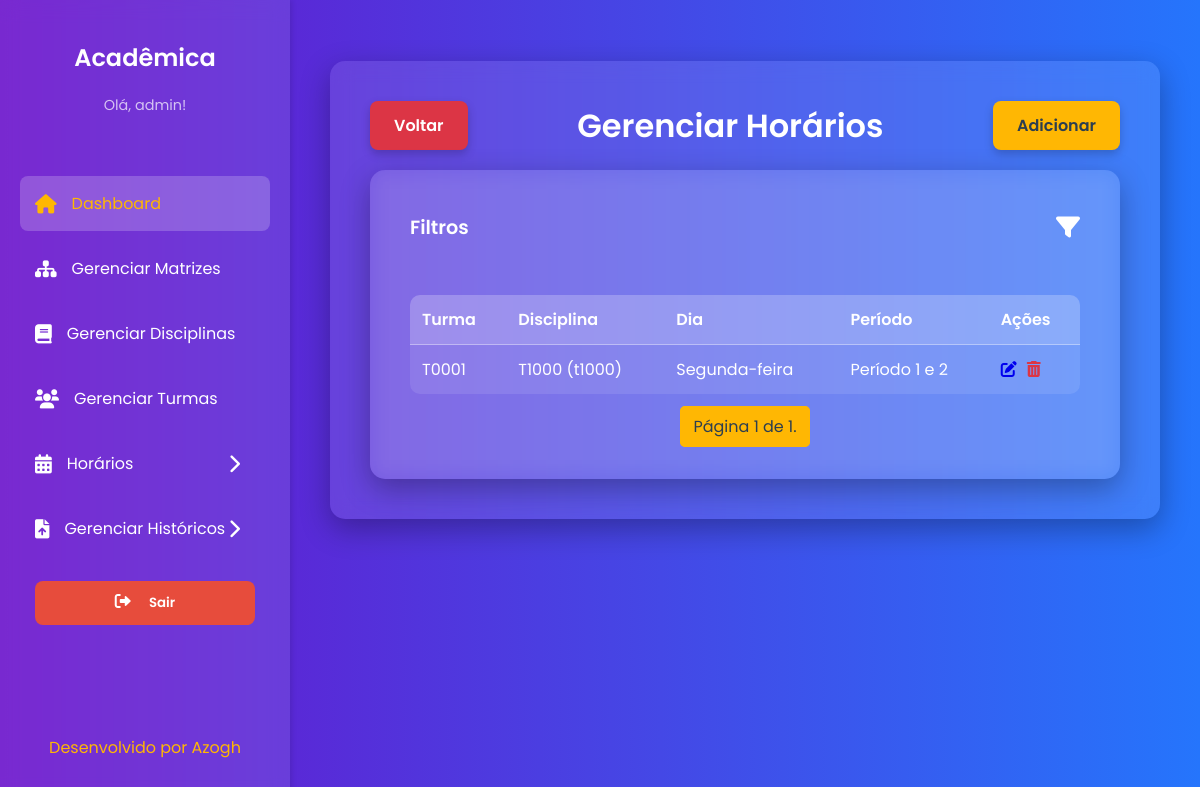
Page /horarios/ (signed in) on the earlier database version.
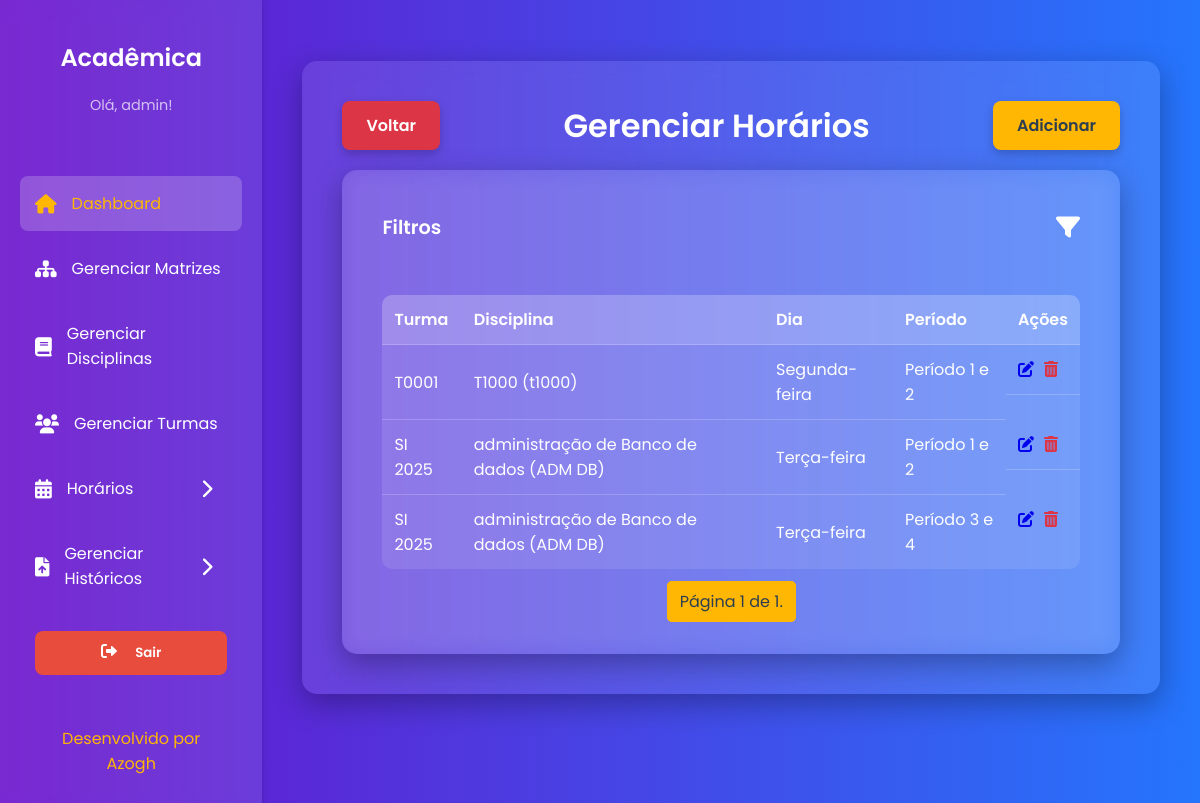
Same page on the later database version.
### core/models.py (models this page shows, shortened)
class Usuario(AbstractUser):
    gestao_inicio = models.DateField(
        null=True,
        blank=True,
        verbose_name="Início da Gestão"
    )
    portaria = models.CharField(
        max_length=15,
        null=True,
        blank=True,
        verbose_name="Número da Portaria"
    )
    groups = models.ManyToManyField(
        'auth.Group',
        related_name='core_usuarios',
        blank=True,
        help_text='The groups this user belongs to. A user will get all permissions granted to each of their groups.',
        related_query_name='core_usuario',
        verbose_name="Grupos de Usuário"
    )
    user_permissions = models.ManyToManyField(
        'auth.Permission',
        related_name='core_usuarios',
        blank=True,
        help_text='Specific permissions for this user.',
        related_query_name='core_usuario',
        verbose_name="Permissões de Usuário"
    )
    class Meta:
        db_table = 'USUARIO'
        verbose_name = "Usuário"
        verbose_name_plural = "Usuários"

class Horario(models.Model):
    DIA_CHOICES = [
        ('SEG', 'Segunda-feira'),
        ('TER', 'Terça-feira'),
        ('QUA', 'Quarta-feira'),
        ('QUI', 'Quinta-feira'),
        ('SEX', 'Sexta-feira'),
    ]
    PERIODO_CHOICES = [
        ('1-2', 'Período 1 e 2'),
        ('3-4', 'Período 3 e 4'),
    ]
    dia_semana = models.CharField(max_length=3, choices=DIA_CHOICES, verbose_name="Dia da Semana")
    periodo = models.CharField(max_length=3, choices=PERIODO_CHOICES, verbose_name="Período")
    turma = models.ForeignKey(Turma, on_delete=models.CASCADE, verbose_name="Turma")
    disciplina = models.ForeignKey(Disciplinas, on_delete=models.CASCADE, verbose_name="Disciplina")
    usuario = models.ForeignKey(
        Usuario,
        on_delete=models.CASCADE,
        verbose_name="Criado por"
    )
    class Meta:
        db_table = 'HORARIO'
        unique_together = ('turma', 'dia_semana', 'periodo', 'disciplina')
        verbose_name = "Horário"
        verbose_name_plural = "Horários"

class Turma(models.Model):
    nome = models.CharField(max_length=45)
    ano_ingresso = models.IntegerField(verbose_name="Ano de Ingresso")
    usuario = models.ForeignKey(
        Usuario,
        on_delete=models.CASCADE,
        verbose_name="Criado por"
    )
    class Meta:
        db_table = 'TURMA'
        verbose_name = "Turma"
        verbose_name_plural = "Turmas"

class Disciplinas(models.Model):
    nome = models.CharField(max_length=100)
    sigla = models.CharField(max_length=10)
    ch = models.IntegerField(verbose_name="Carga Horária")
    semestre = models.PositiveSmallIntegerField()
    codigo = models.CharField(max_length=10)
    matriz_curricular = models.ForeignKey(
        MatrizCurricular,
        on_delete=models.CASCADE,
        verbose_name="Matriz Curricular"
    )
    usuario = models.ForeignKey(
        Usuario,
        on_delete=models.CASCADE,
        verbose_name="Criado por"
    )
    pre_requisitos = models.ManyToManyField(
        'self',
        symmetrical=False,
        blank=True,
        verbose_name="Pré-requisitos"
    )
    class Meta:
        db_table = 'DISCIPLINAS'
        verbose_name = "Disciplina"
        verbose_name_plural = "Disciplinas"

### core/views.py (the view)
# urls.py: path('horarios/', views.listar_horarios, name='listar_horarios'),
@login_required
def listar_horarios(request):
    horarios_list = Horario.objects.all().order_by('turma', 'dia_semana', 'periodo')
    turma_id = request.GET.get('turma')
    disciplina_id = request.GET.get('disciplina')
    dia_semana = request.GET.get('dia_semana')
    periodo = request.GET.get('periodo')
    if turma_id:
        horarios_list = horarios_list.filter(turma__pk=turma_id)
    if disciplina_id:
        horarios_list = horarios_list.filter(disciplina__pk=disciplina_id)
    if dia_semana:
        horarios_list = horarios_list.filter(dia_semana=dia_semana)
    if periodo:
        horarios_list = horarios_list.filter(periodo=periodo)
    turmas_disponiveis = Turma.objects.all()
    disciplinas_disponiveis = Disciplinas.objects.all()
    paginator = Paginator(horarios_list, 20)
    page = request.GET.get('page')
    try:
        horarios = paginator.page(page)
    except PageNotAnInteger:
        horarios = paginator.page(1)
    except EmptyPage:
        horarios = paginator.page(paginator.num_pages)
    return render(request, 'core/horarios/listar_horarios.html', {
        'horarios': horarios,
        'turmas_disponiveis': turmas_disponiveis,
        'disciplinas_disponiveis': disciplinas_disponiveis,
        'dia_semana_choices': Horario.DIA_CHOICES,
        'periodo_choices': Horario.PERIODO_CHOICES,
    })

### core/templates/core/horarios/listar_horarios.html (shortened to what this page needs)
{% extends 'core/base.html' %}
{% load static %}
{% block content %}
    <div style="display: flex; justify-content: space-between; align-items: center; margin-bottom: 20px;">
        <a href="{% url 'painel' %}" class="cancel-button">Voltar</a>
        <h1 style="margin: 0; text-align: center; flex-grow: 1;">Gerenciar Horários</h1>
        <a href="{% url 'adicionar_horario' %}" class="cta-button">Adicionar</a>
    </div>
    <div class="content-card">
        <div style="display: flex; justify-content: space-between; align-items: center; padding-bottom: 20px;">
            <h2 style="margin: 0; font-size: 1.2em;">Filtros</h2>
            <a href="#" id="filter-toggle" style="font-size: 1.5em; color: var(--text-color);"><i class="fas fa-filter"></i></a>
        </div>
        <table style="margin-top: 30px;">
            <thead>
                <tr>
                    <th>Turma</th>
                    <th>Disciplina</th>
                    <th>Dia</th>
                    <th>Período</th>
                    <th>Ações</th>
                </tr>
            </thead>
            <tbody>
                {% for horario in horarios %}
                <tr>
                    <td>{{ horario.turma.nome }}</td>
                    <td>{{ horario.disciplina.nome }} ({{ horario.disciplina.sigla }})</td>
                    <td>{{ horario.get_dia_semana_display }}</td>
                    <td>{{ horario.get_periodo_display }}</td>
                    <td style="display: flex; gap: 10px;">
                        <a href="{% url 'editar_horario' horario.pk %}"><i class="fas fa-pen-to-square"></i></a>
                        <a href="{% url 'excluir_horario' horario.pk %}" style="color: #dc3545;"><i class="fas fa-trash-can"></i></a>
                    </td>
                </tr>
                {% empty %}
                <tr>
                    <td colspan="5">Nenhum horário encontrado.</td>
                </tr>
                {% endfor %}
            </tbody>
        </table>
        <div class="pagination">
            <span class="step-links">
                <span class="current">
                    Página {{ horarios.number }} de {{ horarios.paginator.num_pages }}.
                </span>
            </span>
        </div>
    </div>
{% endblock %}

### core/templates/core/base.html (shortened to what this page needs)
{% load static %}
<!DOCTYPE html>
<html lang="pt-br">
<head>
    <link rel="stylesheet" href="https://cdnjs.cloudflare.com/ajax/libs/font-awesome/6.0.0-beta3/css/all.min.css">
</head>
<body>
    <div class="dashboard-container">
        <aside class="sidebar">
            <div class="sidebar-header">
                <h2>Acadêmica</h2>
                <p>Olá, {{ user.username }}!</p>
            </div>
            <nav class="sidebar-nav">
                <ul>
                    <li><a href="{% url 'painel' %}" class="active"><i class="fas fa-home"></i> Dashboard</a></li>
                    <li><a href="{% url 'listar_matrizes' %}"><i class="fas fa-sitemap"></i> Gerenciar Matrizes</a></li>
                    <li><a href="{% url 'listar_disciplinas' %}"><i class="fas fa-book"></i> Gerenciar Disciplinas</a></li>
                    <li><a href="{% url 'listar_turmas' %}"><i class="fas fa-users"></i> Gerenciar Turmas</a></li>
                    <li class="dropdown-container">
                        <a href="#" id="horarios-dropdown-toggle" class="dropdown-toggle">
                            <i class="fas fa-calendar-alt"></i>
                            <span>Horários</span>
                            <i class="fas fa-chevron-right arrow"></i>
                        </a>
                    </li>
                    <li class="dropdown-container">
                        <a href="#" id="historicos-dropdown-toggle" class="dropdown-toggle">
                            <i class="fas fa-file-upload"></i>
                            <span>Gerenciar Históricos</span>
                            <i class="fas fa-chevron-right arrow"></i>
                        </a>
                    </li>
                    <li><a href="{% url 'logout' %}" style="text-decoration: none; display: block; margin-bottom: 15px;">
            <button type="button" style="
                width: 100%;
                background-color: #e74c3c;
                color: white;
                border: none;
                padding: 12px;
                border-radius: 8px;
                cursor: pointer;
                font-weight: 600;
                transition: background 0.3s;
                font-family: 'Poppins', sans-serif;">
                <i class="fas fa-sign-out-alt"></i> Sair
            </button>
        </a></li>
                </ul>
            </nav>
            <div class="footer">
                <a href="#">Desenvolvido por Azogh</a>
            </div>
        </aside>
        <main class="main-content">
            <div class="header">
            </div>
            <div class="content-card">
                {% block content %}{% endblock %}
            </div>
        </main>
    </div>
</body>
</html>

### core/templates/core/base.html (style rules this page uses)
:root { --primary-color-dark: #6a11cb; --primary-color-light: #2575fc; --accent-color: #ffb703; --accent-color-hover: #fb8500; --text-color: #fff; --container-bg: rgba(255, 255, 255, 0.1); }
body { font-family: 'Poppins', sans-serif; background: linear-gradient(to right, var(--primary-color-dark), var(--primary-color-light)); color: var(--text-color); margin: 0; padding: 0; min-height: 100vh; box-sizing: border-box; }
.dashboard-container { display: flex; min-height: 100vh; }
.sidebar { width: 250px; background-color: rgba(255, 255, 255, 0.1); backdrop-filter: blur(10px); padding: 20px; box-shadow: 2px 0 5px rgba(0, 0, 0, 0.1); display: flex; flex-direction: column; transition: transform 0.3s ease; }
.sidebar-header { text-align: center; margin-bottom: 30px; }
.sidebar-header h2 { font-size: 1.5em; font-weight: 600; }
.sidebar-header p { font-size: 0.9em; color: rgba(255, 255, 255, 0.7); }
.sidebar-nav ul { list-style: none; padding: 0; }
.sidebar-nav a { display: flex; align-items: center; color: #fff; text-decoration: none; padding: 15px; margin-bottom: 10px; border-radius: 8px; transition: all 0.3s ease; font-weight: 400; }
.sidebar-nav a i { margin-right: 15px; font-size: 1.2em; }
.sidebar-nav a:hover, .sidebar-nav a.active { background-color: rgba(255, 255, 255, 0.2); color: #ffb703; }
.dropdown-container { position: relative; }
.dropdown-toggle { display: flex; align-items: center; color: #fff; text-decoration: none; padding: 15px; margin-bottom: 10px; border-radius: 8px; transition: all 0.3s ease; font-weight: 400; cursor: pointer; }
.dropdown-toggle i { margin-right: 15px; font-size: 1.2em; }
.dropdown-toggle .arrow { margin-left: auto; transition: transform 0.3s ease; }
.footer { margin-top: auto; text-align: center; padding: 20px; }
.footer a { color: #ffb703; text-decoration: none; font-size: 1em; transition: color 0.3s ease; }
.main-content { flex-grow: 1; padding: 40px; display: flex; flex-direction: column; }
.content-card { background-color: rgba(255, 255, 255, 0.1); backdrop-filter: blur(10px); padding: 40px; border-radius: 15px; box-shadow: 0 10px 30px rgba(0, 0, 0, 0.3); }
h1, h2 { font-weight: 600; }
.cta-button, .cancel-button, .delete-button { display: inline-block; padding: 12px 24px; background-color: var(--accent-color); color: #2c3e50; text-decoration: none; border-radius: 8px; font-weight: 600; transition: all 0.3s ease; box-shadow: 0 4px 10px rgba(0, 0, 0, 0.2); text-align: center; cursor: pointer; border: none; font-family: 'Poppins', sans-serif; }
.cancel-button { background-color: #dc3545; color: #fff; }
table { width: 100%; border-collapse: collapse; margin-top: 20px; background-color: rgba(255, 255, 255, 0.1); border-radius: 10px; overflow: hidden; }
th, td { padding: 12px; text-align: left; border-bottom: 1px solid rgba(255, 255, 255, 0.2); }
th { font-weight: 600; background-color: rgba(255, 255, 255, 0.15); }
tr:last-child td { border-bottom: none; }
.pagination { display: flex; justify-content: center; margin-top: 20px; gap: 10px; }
.pagination a, .pagination .current { padding: 8px 12px; border: 1px solid var(--accent-color); border-radius: 5px; color: var(--accent-color); transition: all 0.3s ease; }
.pagination .current { background-color: var(--accent-color); color: #2c3e50; cursor: default; }

Differences in the rows shown:
added Horario: turma.nome "SI 2025", disciplina.nome "administração de Banco de dados", disciplina.sigla "ADM DB", dia_semana "Terça-feira", periodo "Período 1 e 2"
added Horario: turma.nome "SI 2025", disciplina.nome "administração de Banco de dados", disciplina.sigla "ADM DB", dia_semana "Terça-feira", periodo "Período 3 e 4"
